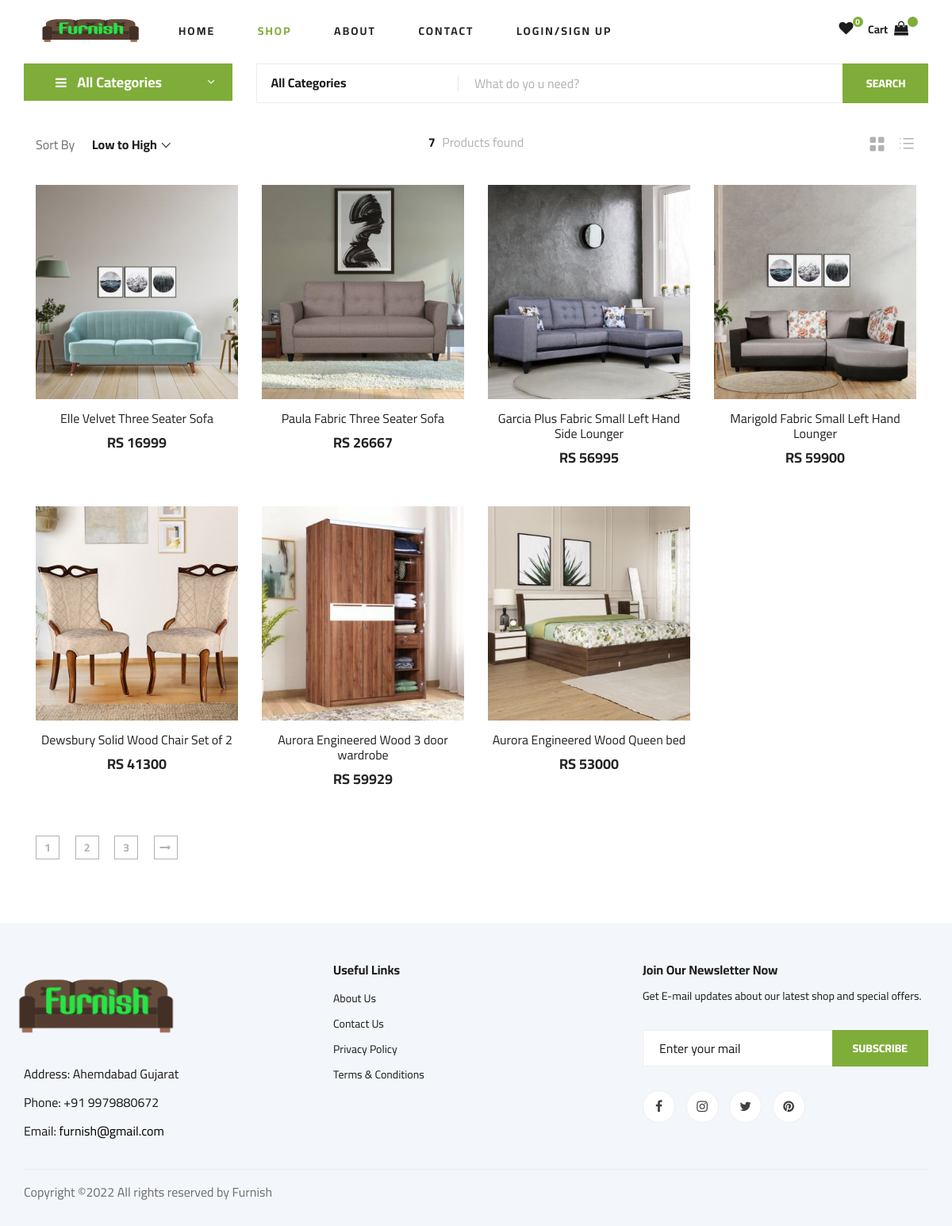
The app's page /shop-grid.php with its own data.
### tables this page shows
CREATE TABLE `product` (
  `p_id` int(11) NOT NULL,
  `category_id` int(11) NOT NULL,
  `scategory_id` int(11) NOT NULL,
  `supplier_id` int(11) NOT NULL,
  `p_name` varchar(60) NOT NULL,
  `short_name` varchar(30) NOT NULL,
  `p_price` float NOT NULL,
  `p_quantity` int(11) NOT NULL,
  `p_image` varchar(1024) NOT NULL,
  `p_colour` varchar(50) NOT NULL,
  `p_description` varchar(255) NOT NULL,
  `date` timestamp NOT NULL DEFAULT current_timestamp() ON UPDATE current_timestamp()
);

### shop-grid.php (the view, shortened to what this page needs)
<!DOCTYPE html>
<html lang="en">
  <head>
    <link rel="stylesheet" href="css/bootstrap.min.css" type="text/css" />
    <link rel="stylesheet" href="css/font-awesome.min.css" type="text/css" />
    <link rel="stylesheet" href="css/elegant-icons.css" type="text/css" />
    <link rel="stylesheet" href="css/nice-select.css" type="text/css" />
    <link rel="stylesheet" href="css/jquery-ui.min.css" type="text/css" />
    <link rel="stylesheet" href="css/owl.carousel.min.css" type="text/css" />
    <link rel="stylesheet" href="css/slicknav.min.css" type="text/css" />
    <link rel="stylesheet" href="css/style.css" type="text/css" />
    <link rel="stylesheet" href="admin/css/animate.min.css" type="text/css">
  </head>
  <body>
      <?php include 'header.php';?>
    <section class="hero hero-normal">
      <div class="container">
        <div class="row">
          <div class="col-lg-3">
            <div class="hero__categories">
              <div class="hero__categories__all">
                <i class="fa fa-bars"></i>
                <span>All Categories</span>
              </div>
              <?php
                include('fetch_category.php');
               ?>
            </div>
          </div>
          <div class="col-lg-9">
            <div class="hero__search">
              <div class="hero__search__form">
                <form action="search.php" method="GET">
                  <div class="hero__search__categories">
                    All Categories
                  </div>
                  <input type="text" name="search_text" placeholder="What do yo u need?" />
                  <button type="submit" name="btn_search" class="site-btn">SEARCH</button>
                </form>
              </div>
            </div>
          </div>
        </div>
      </div>
    </section>
    <section class="product spad">
      <div class="container">
          <div class="col-lg-12 col-md-12">
            <div class="filter__item">
              <div class="row">
                <div class="col-lg-4 col-md-5">
                  <div class="filter__sort">
                    <span>Sort By</span>
                  </div>
                </div>
                <div class="col-lg-4 col-md-4">
                  <div class="filter__found">
                  <?php
                    $sql="select p_id from product ORDER BY p_id";
                    $res=mysqli_query($con,$sql);
                    $row=mysqli_num_rows($res);
                  ?>
                    <h6><span><?php echo $row; ?></span> Products found</h6>
                  </div>
                </div>
                <div class="col-lg-4 col-md-3">
                  <div class="filter__option">
                    <span class="icon_grid-2x2"></span>
                    <span class="icon_ul"></span>
                  </div>
                </div>
              </div>
            </div>
            <div class="row">
            <?php
                $res=mysqli_query($con,"select * from product");
                while($row=mysqli_fetch_array($res))
                  {
			      ?>
              <div class="col-lg-3 col-md-6 col-sm-6 animated bounceIn">
                <div class="product__item">
                  <div
                    class="product__item__pic set-bg"
                    data-setbg="<?php echo 'admin/uploads/product/'.$row['p_image']; ?>"
                  >
                  </div>
                  <div class="product__item__text">
                    <h6><a href="shop-details.php?id=<?=$row['p_id']?>"><?php echo $row['p_name']; ?></a></h6>
                    <h5>RS <?php echo $row['p_price']; ?></h5>
                  </div>
                </div>
              </div>
        <?php
				  }
			  ?>
            </div>
            <div class="product__pagination">
              <a href="#">1</a>
              <a href="#">2</a>
              <a href="#">3</a>
              <a href="#"><i class="fa fa-long-arrow-right"></i></a>
            </div>
          </div>
        </div>
    </section>
      <?php include_once 'footer.php';?>
  </body>
</html>

### css/style.css (style rules this page uses)
html, body { height: 100%; font-family: "Cairo", sans-serif; -webkit-font-smoothing: antialiased; font-smoothing: antialiased; }
h1, h2, h3, h4, h5, h6 { margin: 0; color: #111111; font-weight: 400; font-family: "Cairo", sans-serif; }
h5 { font-size: 18px; }
h6 { font-size: 16px; }
.set-bg { background-repeat: no-repeat; background-size: cover; background-position: top center; }
.spad { padding-top: 100px; padding-bottom: 100px; }
.site-btn { font-size: 14px; color: #ffffff; font-weight: 800; text-transform: uppercase; display: inline-block; padding: 13px 30px 12px; background: #7fad39; border: none; }
.hero { padding-bottom: 50px; }
.hero.hero-normal { padding-bottom: 30px; }
.hero.hero-normal .hero__categories { position: relative; }
.hero.hero-normal .hero__search { margin-bottom: 0; }
.hero__categories__all { background: #7fad39; position: relative; padding: 10px 25px 10px 40px; cursor: pointer; }
.hero__categories__all i { font-size: 16px; color: #ffffff; margin-right: 10px; }
.hero__categories__all span { font-size: 18px; font-weight: 700; color: #ffffff; }
.hero__categories__all:after { position: absolute; right: 18px; top: 9px; content: "3"; font-family: "ElegantIcons"; font-size: 18px; color: #ffffff; }
.hero__search { overflow: hidden; margin-bottom: 30px; }
.hero__search__form { width: 850px; height: 50px; border: 1px solid #ebebeb; position: relative; float: left; }
.hero__search__form form .hero__search__categories { width: 30%; float: left; font-size: 16px; color: #1c1c1c; font-weight: 700; padding-left: 18px; padding-top: 11px; position: relative; }
.hero__search__form form .hero__search__categories:after { position: absolute; right: 0; top: 14px; height: 20px; width: 1px; background: #000000; opacity: 0.1; content: ""; }
.hero__search__form form input { width: 70%; border: none; height: 48px; font-size: 16px; color: #b2b2b2; padding-left: 20px; }
.hero__search__form form input::placeholder { color: #b2b2b2; }
.hero__search__form form button { position: absolute; right: 0; top: -1px; height: 50px; }
.product { padding-top: 10px; padding-bottom: 80px; }
.filter__item { padding-bottom: 20px; }
.filter__sort { margin-bottom: 15px; }
.filter__sort span { font-size: 16px; color: #6f6f6f; display: inline-block; }
.filter__found { text-align: center; margin-bottom: 15px; }
.filter__found h6 { font-size: 16px; color: #b2b2b2; }
.filter__found h6 span { color: #1c1c1c; font-weight: 700; margin-right: 5px; }
.filter__option { text-align: right; margin-bottom: 15px; }
.filter__option span { font-size: 24px; color: #b2b2b2; margin-right: 10px; cursor: pointer; -webkit-transition: all, 0.3s; -moz-transition: all, 0.3s; -ms-transition: all, 0.3s; -o-transition: all, 0.3s; transition: all, 0.3s; }
.filter__option span:last-child { margin: 0; }
.product__item { margin-bottom: 50px; }
.product__item__pic { height: 270px; position: relative; overflow: hidden; }
.product__item__text { text-align: center; padding-top: 15px; }
.product__item__text h6 { margin-bottom: 10px; }
.product__item__text h6 a { color: #252525; }
.product__item__text h5 { color: #252525; font-weight: 700; }
.product__pagination, .blog__pagination { padding-top: 10px; }
.product__pagination a, .blog__pagination a { display: inline-block; width: 30px; height: 30px; border: 1px solid #b2b2b2; font-size: 14px; color: #b2b2b2; font-weight: 700; line-height: 28px; text-align: center; margin-right: 16px; -webkit-transition: all, 0.3s; -moz-transition: all, 0.3s; -ms-transition: all, 0.3s; -o-transition: all, 0.3s; transition: all, 0.3s; }
.product__pagination a:last-child, .blog__pagination a:last-child { margin-right: 0; }
@media only screen and (min-width: 1200px) { .container { max-width: 1170px; } }

### records on screen
product: shows a picture, p_name "Elle Velvet Three Seater Sofa", p_price "16999"
product: shows a picture, p_name "Paula Fabric Three Seater Sofa", p_price "26667"
product: shows a picture, p_name "Garcia Plus Fabric Small Left Hand Side Lounger", p_price "56995"
product: shows a picture, p_name "Marigold Fabric Small Left Hand Lounger", p_price "59900"
product: shows a picture, p_name "Dewsbury Solid Wood Chair Set of 2", p_price "41300"
product: shows a picture, p_name "Aurora Engineered Wood 3 door wardrobe", p_price "59929"
product: shows a picture, p_name "Aurora Engineered Wood Queen bed", p_price "53000"

### other values on screen
$count_wishlist "0"
$row "7"
